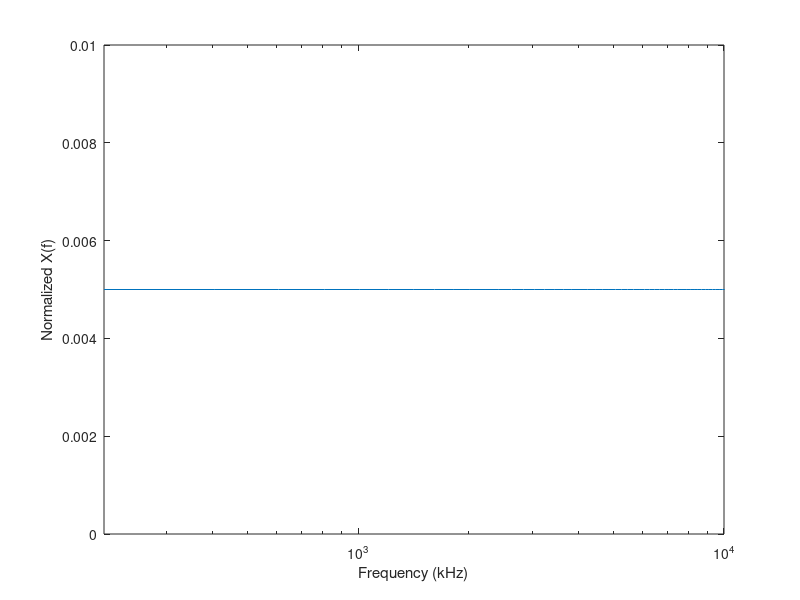

This figure's MATLAB source: (Note: this script raises an error after producing the figure.)
function betterLights

    clear
    close all

    cleanup_obj = onCleanup(@cleanup);

    % Constants
    Fs = 44100;         % sample rate
    %R =  24;            % number of bits 8,16,24
    C = 1;              % # of channels: mono 1, stereo 2
    T = 0.1;            % length of each batch in seconds
    L = T*Fs;

    RESET_TIME = 3;     % reset max_energy per band, and beat thres every
                        % RESET_TIME mins
    nBands = 5;
    T_buff = 2;
    buffSize = floor(T_buff/T) + 1;     % number of frames whose energy at diff bands
                       % is kept track of - 
    history = zeros(1, buffSize);
    beat_est_thres = 0.08;
    bpm = 0;        % initial estimate
    
    % debug mode
    PLOTTED = true;
    TEXTSIM = true;
    PRINTED = true;

    % loop counter
    count = 1;
    maxEnergy = -9999;

    if PLOTTED
        % setup plot
        f = (linspace(0,20e3,100))';
        X_f = 0.005 * ones(size(f));
        h_fig = figure(1);
        semilogx(f, X_f)
        xlabel('Frequency (kHz)')
        ylabel('Normalized X(f)')
        xlim([0 10e3])
        ylim([0 0.01])
    else
        h_fig = 0;
    end

    % output target
    if TEXTSIM
        obj = fopen('energies.txt', 'w');
    else
        % Arduino serial
        obj = openSerialPort('COM4', 9600);
    end

    ft = dsp.FFT('Normalize', true);

    f = Fs/L * (0: floor((L-1)/2));
    win = hann(L);       % hanning window
    mic = dsp.AudioRecorder('SampleRate', Fs, ...
                            'NumChannels', C, ...
                            'QueueDuration', 0, ...
                            'SamplesPerFrame', L, ...
                            'OutputNumOverrunSamples', true);

    pause(1);           %let things settle
    disp('Recording ...');
    runTime = tic;
    mic();      % clear buffer and start fresh

    while true 
            [audio, nOverRun] = mic();
            if PRINTED && nOverRun > 5
                fprintf(['Number of samples overrun = %g ', ...
                         '\n \t at t = %.4f mins \n'], ...
                         nOverRun, toc(runTime)/60) 
            end
            X_f = abs(ft(audio .* win));
            X_f = X_f(1:length(f));     % get only the positive frequencies
            [band_eg, maxEnergy] = sendData(obj, f, X_f, maxEnergy, bpm);

            % - get bpm estimate by tracking the number of beats in the last
            %   T_buff seconds 
            % - it's a beat if the energy change since last frame is bigger
            %   than the beat threshold
            % - beat threshold is the running average sig. energy difference
            %   reset every RESET_TIME(mins)
            history = [history(2:end-1), sum(audio.^2)/L - history(end), sum(audio.^2)/L];
            history(history < 0) = 0;
            beat_est_thres = (beat_est_thres * (count - 1) + mean(history(1:end-1))) / count;
            bpm = sum(history(1:end-1) > beat_est_thres) / (T_buff) * 60;
            
            if PLOTTED
                subplot 211
                stem(band_eg)
                grid on
                xlim([0,nBands + 1])
                ylim([0, 250])
                title(sprintf('%g : %g : %.2f , BPM: %.1f ', ...
                                floor(toc(runTime)/3600), ...
                                mod(floor(toc(runTime)/60), 60), ...
                                mod(toc(runTime), 60), ...
                                bpm));
                subplot 212
                semilogx(h_fig.CurrentAxes, f, X_f)
                xlabel('Frequency (kHz)')
                ylabel('Normalized X(f)')
                xlim([0 10e3])
                ylim([0 0.01])
                pause(1e-9)
            end

            if abs(mod(toc(runTime)/60,RESET_TIME) - 0) <= 1e-3
               maxEnergy = -9999;
               if PRINTED
                    fprintf('\t\t\t MaxEnergy reset at time %.4f min \n',  toc(runTime)/60)
                    count = 0;
               end
            end
            count = count + 1;
    end

    function cleanup
        fprintf('Done recording. Cleaning up ... \n')
        release(mic);
        release(ft);
        fclose(obj);

        clear all
        close all
        fprintf('All set! \n') 
    end

end